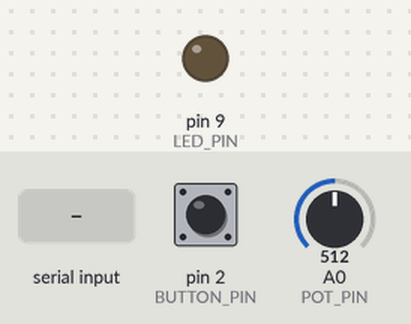
Bench run of a sketch on a simulated Arduino Uno, built with avr-gcc and run on an emulated ATmega328P. Shown: output pins drawn as LEDs (lit = HIGH). The inputs (shaded band) are chosen by the test bench; at power-on: pin 2 (BUTTON_PIN) HIGH, A0 (POT_PIN) = 512. What the sketch prints to the serial monitor is not drawn.

Above: at 1.2 s.
1.3 s: "90,45\n" received over Serial
At 1.8 s:
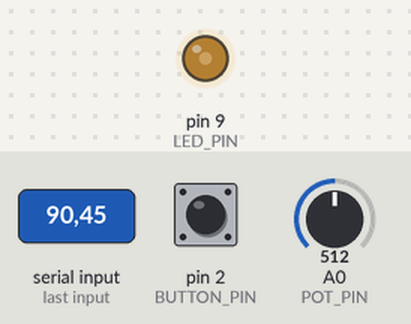
2.8 s: "30,150\n" received over Serial
At 3.4 s:
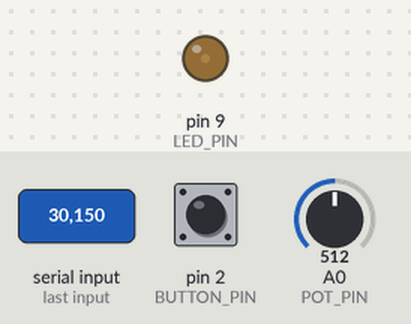
4.3 s: "200\n" received over Serial
At 5.0 s:
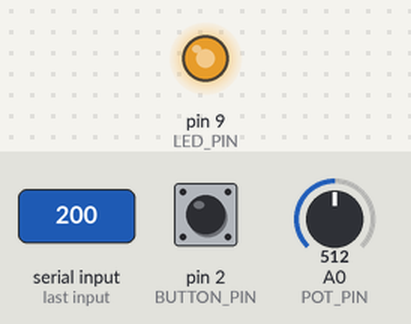
8.8 s: "90\n" received over Serial
At 10.2 s:
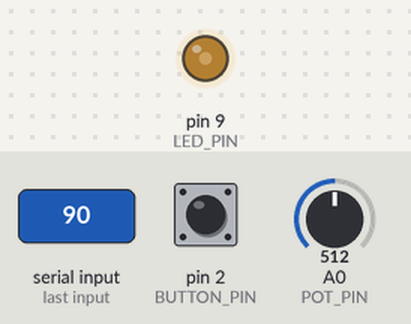
Timing chart, 0 to 11.3 s (numbered marks = the images above; inputs shaded):
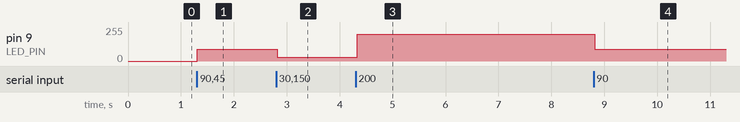

The sketch:

sketch.ino
```cpp
const int LED_PIN = 9;     // Set pin 9 for LED (PWM to fade)
const int BUTTON_PIN = 2;  // Set button digital pin 2
const int POT_PIN = A0;    // Potentiometer to analog pin A0

void setup() {
  pinMode(LED_PIN, OUTPUT); // LED to output
  pinMode(BUTTON_PIN, INPUT_PULLUP); // button to input
  Serial.begin(9600); // start serial communication
}

void loop() {
  int potValue = analogRead(POT_PIN); // read potentiometer value (0-1023)
  int buttonState = digitalRead(BUTTON_PIN); // read button state (HIGH or LOW)

  // send data to p5.js in CSV format
  Serial.print(potValue);
  Serial.print(",");
  Serial.println(buttonState);

  // check if data is available from p5.js
  if (Serial.available() > 0) {
    String input = Serial.readStringUntil('\n');  // read incoming serial data
    int brightness = input.toInt(); // convert to integer

    if (brightness >= 0 && brightness <= 255) {
      analogWrite(LED_PIN, brightness); // adjust LED brightness based on received value
    }
  }

  delay(50); // set small delay
}
```

Measured:
- after the input at 1.3 s, pin 9 (LED_PIN): 0/255 → 90/255 at once
- after the input at 2.8 s, pin 9 (LED_PIN): 90/255 → 30/255 at once
- after the input at 4.3 s, pin 9 (LED_PIN): 30/255 → 200/255 at once
- after the input at 8.8 s, pin 9 (LED_PIN): 200/255 → 90/255 at once
